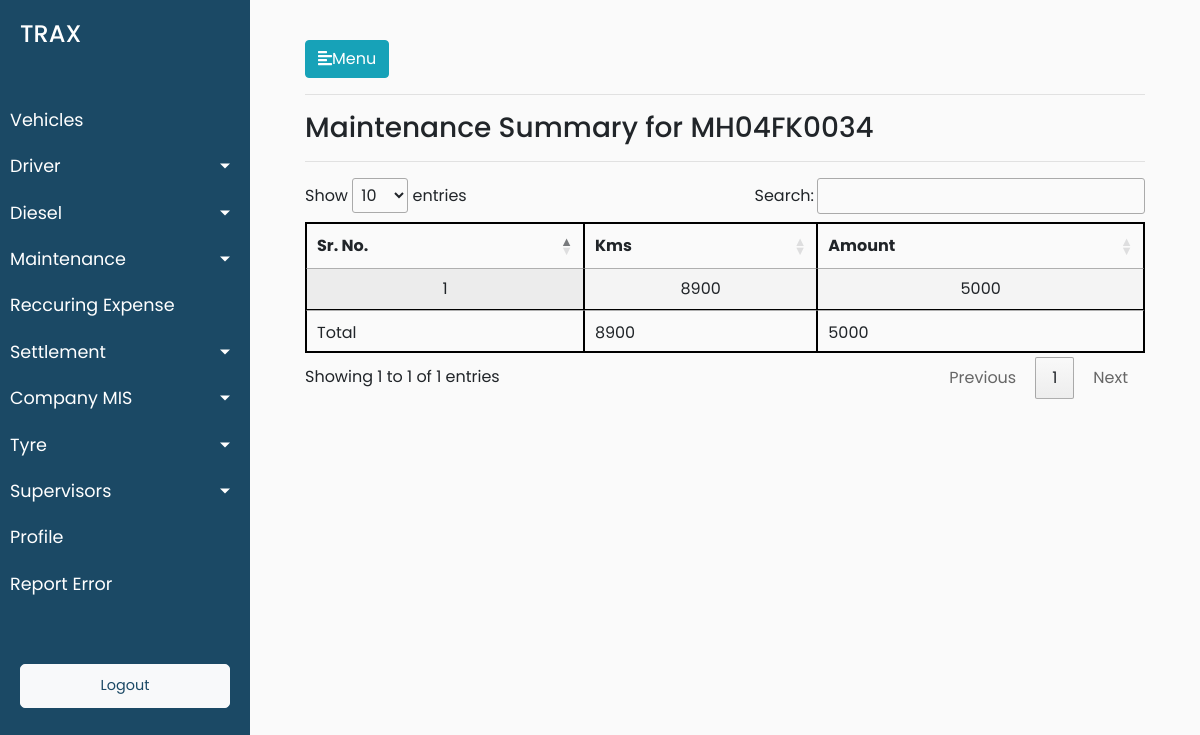
Page /maintenance/maintenance_details/one_vehicle/5 on the earlier database version.
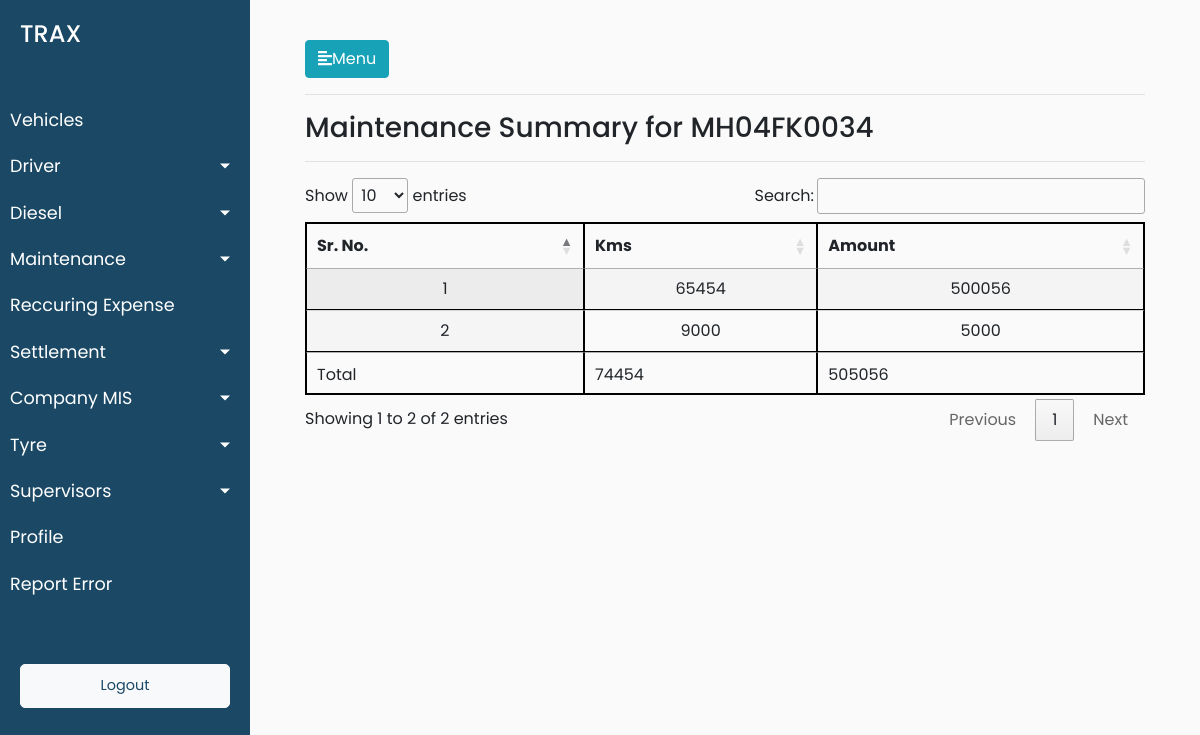
Same page on the later database version.
### trax_vehicle_manager_data/models.py (models this page shows, shortened)
class Vehicles(models.Model):
        vehicle_ownership_choices = (('ATPL','ATPL'),('AT','AT'),('CT','CT'))
        vehicle_ownership_name = models.CharField(choices=vehicle_ownership_choices,max_length=900,default="AT")
        vehicle_id = models.CharField(max_length=900,blank=True)
        vehicle_number = models.CharField(max_length=900,blank=True)
        vehicle_card_number = models.CharField(max_length=900,blank=True)
        vehicle_seating_capacity = models.CharField(max_length=900,blank=True)
        minimum_average = models.CharField(max_length=900,blank=True)
        incremental_average = models.CharField(max_length=900,blank=True)
        vehicle_current_status = models.CharField(max_length=900,blank=True)
        vehicle_buying_date = models.DateTimeField(blank=True)
        vehicle_type = models.CharField(max_length=900,blank=True)
        vehicle_ownership = models.CharField(max_length=900,blank=True)
        vehicle_ownership_details = models.CharField(max_length=900,blank=True)
        vehicle_manufacturer = models.CharField(max_length=900,blank=True)
        vehicle_registered_number = models.CharField(max_length=900,blank=True)
        driver_id = models.ForeignKey(Drivers, on_delete = models.CASCADE)
        cleaner_id = models.ForeignKey(Cleaners, on_delete = models.CASCADE)
        class Meta:
                verbose_name_plural = "Vehicles Master List"
                verbose_name = "Vehicle"

class Expenses(models.Model):
    expense_name = models.CharField(max_length=50)
    expense_id = models.PositiveSmallIntegerField()
    expense_vehicle_id = models.ForeignKey(Vehicles, on_delete = models.CASCADE)

class Maintenance(Expenses):
    YES = 'yes'
    NO = 'no'
    chalak_malak_choices = ((YES,'yes'),(NO,'no'))
    vehicle_number = models.PositiveIntegerField()
    vehicle_detail = models.CharField(max_length=50)
    bill_date = models.DateTimeField(default=timezone.now)
    vehicle_type = models.CharField(max_length=50)
    chalak_malal = models.CharField(choices=chalak_malak_choices,max_length=100)
    company_name = models.CharField(max_length=50)
    odometer_reading = models.PositiveIntegerField()
    bill_number = models.PositiveIntegerField()
    dealer_part_number = models.PositiveIntegerField()
    maintenance_dealer_name = models.CharField(max_length=900)
    particular = models.CharField(max_length=50)
    particular_details = models.CharField(max_length=50)
    quantity = models.PositiveIntegerField()
    rate = models.PositiveIntegerField()
    amount = models.PositiveIntegerField()
    discount = models.PositiveIntegerField()
    tax = models.PositiveIntegerField()
    tds = models.PositiveIntegerField()
    labour_charge = models.PositiveIntegerField()
    total_amount = models.PositiveIntegerField()

### trax_vehicle_manager_data/views.py (the view)
# urls.py: path('maintenance/maintenance_details/one_vehicle/<int:pk>',views.maintenance_summary_one_vehicle,name='maintenance_summary_one_vehicle'),
def maintenance_summary_one_vehicle(request,pk):
    vehicle_number = Vehicles.objects.get(pk=pk).vehicle_number
    all_maintenance_objects = Maintenance.objects.filter(expense_vehicle_id=pk).all()
    km_sum = Maintenance.objects.filter(expense_vehicle_id=pk).aggregate(Sum('odometer_reading'))
    amount_sum = Maintenance.objects.filter(expense_vehicle_id=pk).aggregate(Sum('amount'))
    data={'all_maintenance_objects':all_maintenance_objects,'vehicle_number':vehicle_number,'km_sum':km_sum,'amount_sum':amount_sum}
    return render(request,'trax_vehicle_manager_data/view_maintenance_summary_one_vehicle.html',data)

### trax_vehicle_manager_data/templates/trax_vehicle_manager_data/view_maintenance_summary_one_vehicle.html (shortened to what this page needs)
{% extends 'trax_vehicle_manager_data/base.html' %}
{% load static %}
{% load maintenance_data_filters %}
{% block stylesheets %}
<link rel="stylesheet" href="//cdn.datatables.net/1.10.19/css/jquery.dataTables.min.css">
{% endblock stylesheets %}
{% block content %}
<hr>
<h3>Maintenance Summary for {{vehicle_number}}</h3>
<hr>
<div>
    <table id="test_table" class="display" style="width:100%">
        <thead>
            <tr>
                <th>Sr. No. </th>
                <th>Kms</th>
                <th>Amount</th>
            </tr>
        </thead>
       <tbody>
        {% for maintenance in all_maintenance_objects %}
            <tr>
                <td>{{forloop.counter}}</td>
                <td>{{maintenance.odometer_reading}}</td>
                <td>{{maintenance.amount}}</td>
            </tr>
        {% endfor %}
        </tbody>
        <tfoot>
            <tr>
            <td>Total</td>
                            <td>{{ km_sum.odometer_reading__sum }}</td>
                            <td>{{ amount_sum.amount__sum }}</td>
                                                    </tr>
                                                  </tfoot>
    </table>
</div>
{% endblock %}

### trax_vehicle_manager_data/templates/trax_vehicle_manager_data/base.html (shortened to what this page needs)
<!DOCTYPE html>
<html>
{% load static %}
<head>
    <link rel="stylesheet" href="https://stackpath.bootstrapcdn.com/bootstrap/4.1.0/css/bootstrap.min.css">
    <link rel="stylesheet" href="{% static 'trax_vehicle_manager_data/style.css' %}">
    <link rel="stylesheet" href="https://cdnjs.cloudflare.com/ajax/libs/malihu-custom-scrollbar-plugin/3.1.5/jquery.mCustomScrollbar.min.css">
    {% block stylesheets %}
    {% endblock stylesheets %}
</head>
<body>
    <div class="wrapper">
        <nav id="sidebar">
            <div class="sidebar-header">
                <h4>TRAX</h4>
            </div>
            <ul class="list-unstyled components">
                <li>
                    <a href="{% url 'trax_vehicle_manager_data:vehicles' %}">Vehicles</a>
                </li>
                <li>
                    <a href="#homeSubmenu" data-toggle="collapse" aria-expanded="false" class="dropdown-toggle">Driver</a>
                </li>
                 <li>
                    <a href="#homeSubmenu1" data-toggle="collapse" aria-expanded="false" class="dropdown-toggle">Diesel</a>
                </li>
                <li>
                    <a href="#homeSubmenu2" data-toggle="collapse" aria-expanded="false" class="dropdown-toggle">Maintenance</a>
                </li>
                <li>
                    <a href="{% url 'trax_vehicle_manager_data:recurring_expense' %}">Reccuring Expense</a>
                </li>
                <li>
                    <a href="#homeSubmenu3" data-toggle="collapse" aria-expanded="false" class="dropdown-toggle">Settlement</a>
                </li>
                <li>
                    <a href="#homeSubmenu4" data-toggle="collapse" aria-expanded="false" class="dropdown-toggle">Company MIS</a>
                </li>
                <li>
                    <a href="#homeSubmenu5" data-toggle="collapse" aria-expanded="false" class="dropdown-toggle">Tyre</a>
                </li>
                <li>
                    <a href="#homeSubmenu6" data-toggle="collapse" aria-expanded="false" class="dropdown-toggle">Supervisors</a>
                </li>
                <li>
                    <a href="{% url 'trax_vehicle_manager_data:profile' %}">Profile</a>
                </li>
                <li>
                    <a href="{% url 'trax_vehicle_manager_data:report_error' %}">Report Error</a>
                </li>
            </ul>
            <ul class="list-unstyled CTAs">
                <li>
                    <a href="{% url 'trax_vehicle_manager_data:login' %}" class="btn btn-light">
                        <font color="#1B4965">Logout</font>
                    </a>
                </li>
            </ul>
        </nav>
        <div id="content">
            <div class="container-fluid">
                <button type="button" id="sidebarCollapse" class="btn btn-info">
                    <i class="fas fa-align-left"></i>Menu
                </button>
                {% block content %}
                {% endblock %}
            </div>
        </div>
    </div>
</body>
</html>

### trax_vehicle_manager_data/static/trax_vehicle_manager_data/style.css (style rules this page uses)
body { font-family: 'Poppins', sans-serif; background: #fafafa; }
a, a:hover, a:focus { color: inherit; text-decoration: none; transition: all 0.3s; }
.wrapper { display: flex; width: 100%; }
#sidebar { width: 250px; position: fixed; top: 0; left: 0; height: 100vh; z-index: 999; background: #1B4965; color: #fff; transition: all 0.3s; }
#sidebar .sidebar-header { padding: 20px; background: #1B4965; }
#sidebar ul.components { padding: 20px 0; border-bottom: 1px solid #1B4965; }
#sidebar ul li a { padding: 10px; font-size: 1.1em; display: block; }
a[data-toggle="collapse"] { position: relative; }
.dropdown-toggle::after { display: block; position: absolute; top: 50%; right: 20px; transform: translateY(-50%); }
ul.CTAs { padding: 20px; }
ul.CTAs a { text-align: center; font-size: 0.9em !important; display: block; border-radius: 5px; margin-bottom: 5px; }
#content { width: calc(100% - 250px); padding: 40px; min-height: 100vh; transition: all 0.3s; position: absolute; top: 0; right: 0; }
#test_table { text-align: center; }

### trax_vehicle_manager_data/templates/trax_vehicle_manager_data/view_maintenance_summary_one_vehicle.html (style rules this page uses)
table, th, td,caption { border: 1px solid black; border-collapse: collapse; }

Differences in the rows shown:
changed Maintenance (number 1 of 2 on the later page): odometer_reading "8900" → "65454"; amount "5000" → "500056"
added Maintenance: odometer_reading "9000", amount "5000"
Other differences:
text written by a page script: "Show entries Search: Showing 1 to 1 of 1 entries Previous 1 Next" → "Show entries Search: Showing 1 to 2 of 2 entries Previous 1 Next"
{{ km_sum.odometer_reading__sum }}: "8900" → "74454"
{{ amount_sum.amount__sum }}: "5000" → "505056"
